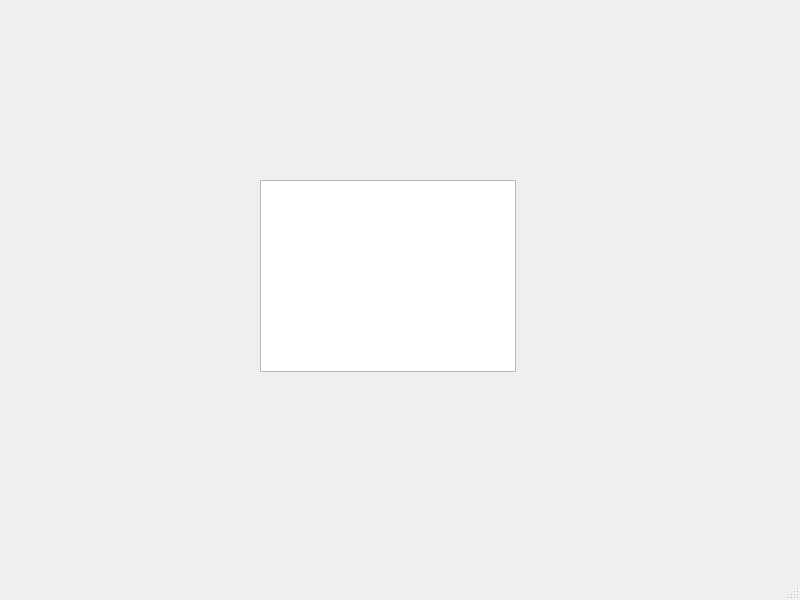
<?xml version="1.0" encoding="UTF-8"?>
<ui version="4.0">
 <class>MainWindow</class>
 <widget class="QMainWindow" name="MainWindow">
  <property name="geometry">
   <rect>
    <x>0</x>
    <y>0</y>
    <width>800</width>
    <height>600</height>
   </rect>
  </property>
  <property name="windowTitle">
   <string>MainWindow</string>
  </property>
  <widget class="QWidget" name="centralwidget">
   <widget class="QGraphicsView" name="graphicsView">
    <property name="geometry">
     <rect>
      <x>260</x>
      <y>180</y>
      <width>256</width>
      <height>192</height>
     </rect>
    </property>
   </widget>
  </widget>
  <widget class="QMenuBar" name="menubar">
   <property name="geometry">
    <rect>
     <x>0</x>
     <y>0</y>
     <width>800</width>
     <height>21</height>
    </rect>
   </property>
  </widget>
  <widget class="QStatusBar" name="statusbar"/>
 </widget>
 <resources/>
 <connections/>
</ui>
